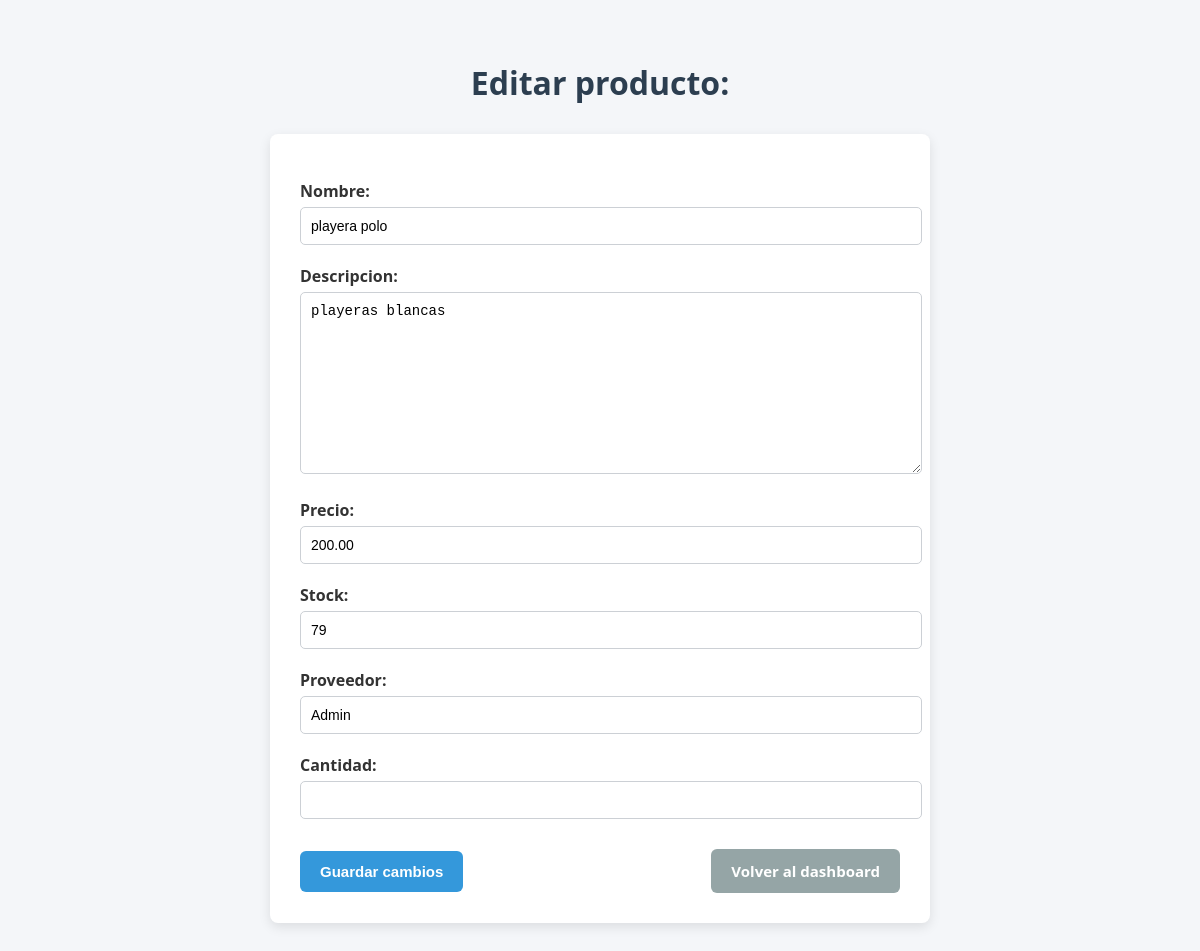
Page /proveedores/editar/1/ (signed in) on the committed database.
### proveedores/models.py (models this page shows, shortened)
class Producto(models.Model):
    proveedor_nombre = models.CharField(max_length=100, verbose_name="Proveedor", default="")
    nombre = models.CharField(max_length=100)
    descripcion = models.TextField(default="")
    precio = models.DecimalField(max_digits=10, decimal_places=2)
    stock = models.PositiveIntegerField(default="")
    activo = models.BooleanField(default=True)
    asignado_a = models.ForeignKey(
        settings.AUTH_USER_MODEL,
        on_delete=models.SET_NULL,
        null=True,
        blank=True,
        related_name="productos_asignados"
    )
    fecha_creacion = models.DateTimeField(auto_now_add=True)

### proveedores/views.py (the view)
# urls.py: path('editar/<int:pk>/', views.editar_producto_view, name='editar_producto'),
@login_required
def editar_producto_view(request, pk):
    producto = get_object_or_404(Producto, pk=pk)
    if not request.user.is_superuser and producto.proveedor != getattr(request.user, "proveedor", None):
        messages.error(request, "No tienes permisos para editar este producto.")
        return redirect("proveedores:dashboard")
    if request.method == 'POST':
        form = ProductoForm(request.POST, instance=producto)
        if form.is_valid():
            form.save()
            return redirect('proveedores:dashboard')
    else:
        form = ProductoForm(instance=producto)
    return render(request, 'proveedores/form_editar_producto.html', {'form': form})

### proveedores/forms.py (shortened to what this page needs)
class ProductoForm(forms.ModelForm):
    cantidad = forms.IntegerField(min_value=1, required=False)
    class Meta:
        model = Producto
        fields = ["nombre", "descripcion", "precio", "stock", "proveedor_nombre"]
        widgets = {
            'precio': forms.NumberInput(attrs={'min': '0', 'step': '0.01'}),
            'cantidad': forms.NumberInput(attrs={'min': '0'}),
            'stock': forms.NumberInput(attrs={'min': '0'}),
        }

### proveedores/templates/proveedores/form_editar_producto.html (shortened to what this page needs)
<!DOCTYPE html>
<html lang="es">
<head>
    {% load static %}
    <link rel="stylesheet" href="{% static 'proveedores/css/stylea.css' %}">
</head>
<body>
    <h1>Editar producto: {{ producto.nombre }}</h1>
    <form method="post">
        {{ form.as_p }}
        <div class="form-actions">
            <button type="submit">Guardar cambios</button>
            <a href="{% url 'proveedores:dashboard' %}" class="btn-secondary">Volver al dashboard</a>
        </div>
    </form>
</body>
</html>

### proveedores/static/proveedores/css/stylea.css (style rules this page uses)
body { font-family: "Segoe UI", Arial, sans-serif; background-color: #f4f6f9; margin: 0; padding: 40px; color: #333; }
h1 { text-align: center; margin-bottom: 30px; color: #2c3e50; }
form { max-width: 600px; margin: 0 auto; background: #fff; padding: 30px; border-radius: 8px; box-shadow: 0 4px 12px rgba(0,0,0,0.1); }
form p { margin-bottom: 20px; }
label { font-weight: bold; display: block; margin-bottom: 5px; }
input, textarea, select { width: 100%; padding: 10px; border: 1px solid #ccd0d5; border-radius: 5px; font-size: 14px; transition: border-color 0.3s; }
.form-actions { display: flex; justify-content: space-between; align-items: center; margin-top: 30px; gap: 15px; }
.form-actions button, .form-actions .btn-secondary { padding: 12px 20px; border-radius: 6px; font-size: 15px; text-decoration: none; transition: background 0.3s ease, transform 0.2s ease; }
.form-actions button { background-color: #3498db; color: #fff; border: none; cursor: pointer; font-weight: 600; }
.form-actions .btn-secondary { background-color: #95a5a6; color: #fff; text-align: center; font-weight: 600; }

### rows in the picture
Producto: nombre "playera polo", descripcion "playeras blancas", precio "200.00", stock "79", proveedor_nombre "Admin"
